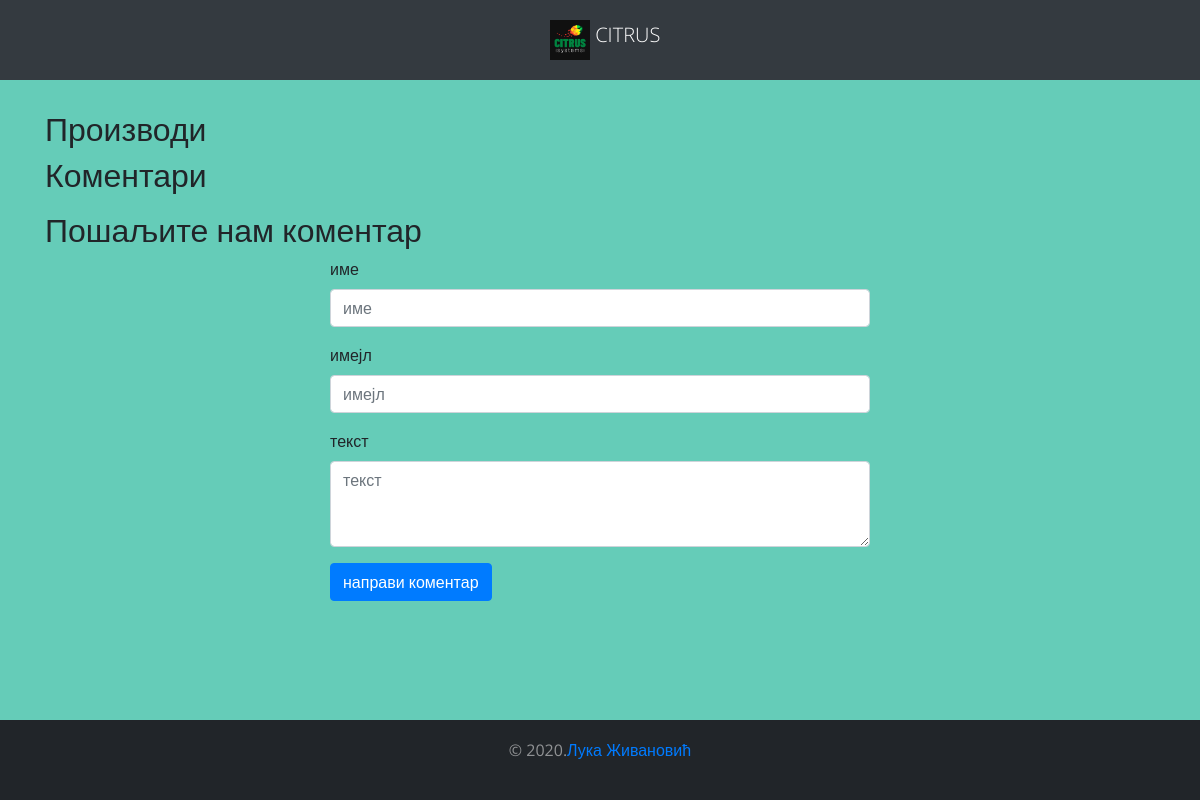
Before: / with the older database file.
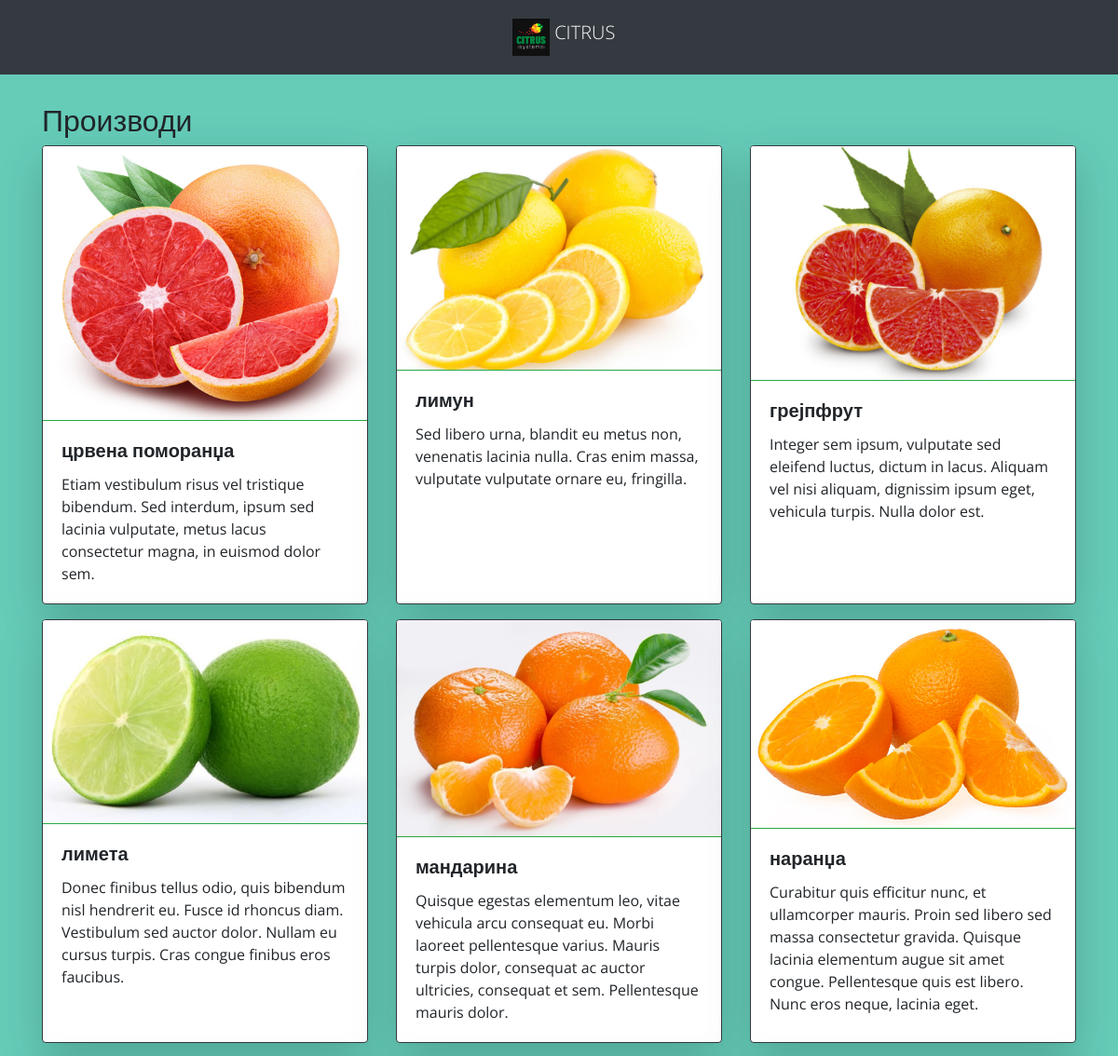
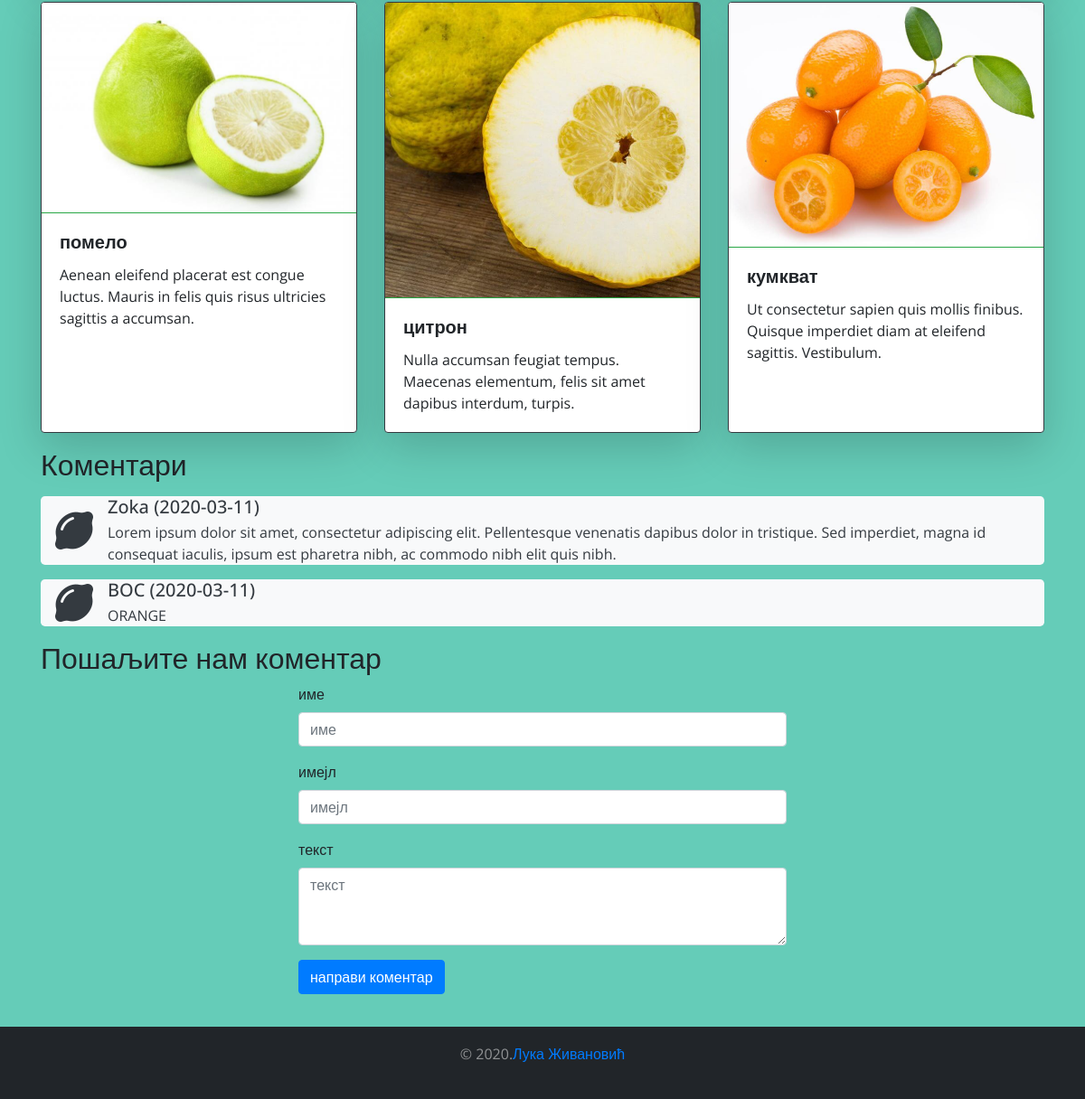
After: the same page with the newer database file (2 pictures, top to bottom).
### tables this page shows
CREATE TABLE `proizvod` (
  `ID` int(11) NOT NULL,
  `Naziv` varchar(100) NOT NULL,
  `Opis` text NOT NULL,
  `Slika` varchar(300) NOT NULL
);

CREATE TABLE `obkomentar` (
  `ID` int(11) NOT NULL,
  `Datum` date NOT NULL,
  `Ime` varchar(200) NOT NULL,
  `Email` varchar(200) NOT NULL,
  `Text` text NOT NULL
);

### index.php (the view, shortened to what this page needs)
<?php
include "header.php";
$mysqli = new mysqli("localhost", "root", "", "citrus");
mysqli_set_charset( $mysqli, 'utf8');
$query = "SELECT * FROM proizvod";
$result = $mysqli->query($query);
$queryKom = "SELECT * FROM obkomentar";
$resultKom = $mysqli->query($queryKom);
?>
    <div class="main">
        <div class="container">
            <div id="content">
                <h2>Производи</h2>
                <div class="row">
                    <?php while($row = mysqli_fetch_array($result)) {?>
                    <div class="col mb-3 col-md-4 col-sm-6 col-12">
                        <div class="card h-100 shadow-lg border border-dark">
                            <img src="admin/img/proizvodi/<?php echo $row['Slika']; ?>" class="card-img-top" alt="...">
                            <div class="card-body border-top border-success">
                                <h5 class="card-title font-weight-bold"><?php echo $row['Naziv']; ?></h5>
                                <p class="card-text"><?php echo $row['Opis']; ?></p>
                            </div>
                        </div>
                    </div>
                    <?php } ?>
                </div>
                <h2>Коментари</h2>
                <ul class="list-unstyled">
                    <?php while($rowKom = mysqli_fetch_array($resultKom)) {?>
                    <li class="media bg-light text-dark rounded-lg mb-3 mt-3">
                        <i class="fas fa-lemon fa-3x mr-3 ml-3 align-self-center"></i>
                        <div class="media-body mr-3">
                        <h5 class="mt-0 mb-1"><?php echo $rowKom['Ime']; ?> (<?php echo $rowKom['Datum']; ?>)</h5>
                        <?php echo $rowKom['Text']; ?>
                        </div>
                    </li>
                    <?php } ?>
                </ul>
                <h2>Пошаљите нам коментар</h2>
                <div class="row justify-content-center">
                    <div class="col-md-6">
                        <form class="" action="" method="post" enctype="multipart/form-data">
                            <div class="form-group">
                                <label for="name">име</label>
                                <input type="text" class="form-control" name="ime" placeholder="име" value="" required>
                            </div>
                            <div class="form-group">
                                <label for="name">имејл</label>
                                <input type="text" class="form-control" name="email" placeholder="имејл" value="" required>
                            </div>
                            <div class="form-group">
                                <label for="name">текст</label>
                                <textarea type="text" class="form-control" name="tekst" placeholder="текст" rows="3" required></textarea>
                            </div>
                                <div class="form-group">
                                <button type="submit" name="Submit" class="btn btn-primary waves">направи коментар</button>
                            </div>
                        </form>
                    </div>
                </div>
            </div>
        </div>
</div>
<?php
include "footer.php";
?>

### header.php (shortened to what this page needs)
<!doctype html>
<html lang="en">
  <head>
    <link rel="stylesheet" href="https://stackpath.bootstrapcdn.com/bootstrap/4.3.1/css/bootstrap.min.css">
    <link rel="stylesheet" href="css/style.css">
  </head>
  <body>
    <nav class="navbar navbar-expand-lg navbar-dark bg-dark">
        <a class="navbar-brand display-1" href="index.php">
            <img src="admin/img/logo.jpg" width="40" height="40" class="d-inline-block align-top" alt=""> CITRUS
        </a>
    </nav>

### footer.php (shortened to what this page needs)
<div id="footer">
  <div class="d-flex flex-row bd-highlight justify-content-center align-items-center">
  <div class="p-2 bd-highlight d-flex flex-wrap">&copy; 2020. <a href="https://www.linkedin.com/in/luka-zivanovic-218565b3/">Лука Живановић</a></div>
  </div>
</div>
  </body>
</html>

### css/style.css (style rules this page uses)
html { font-size: 16px; font-family: 'Open Sans', sans-serif; }
body { min-height: 100vh; margin: 0; position: relative; background-color: #65ccb8; font-family: 'Open Sans', sans-serif; }
.navbar { position: relative; padding: 40px 0px; }
.navbar-brand { position: absolute; left: 50%; margin-left: -50px !important; display: block; }
#content { padding-top: 30px; padding-bottom: 100px; }
#footer { position: absolute; bottom: 0; width: 100%; color: rgba(255,255,255,.5); background-color: #212529; padding: 10px 0px; height: 80px; }

Changed rows visible on the page:
added proizvod: Slika (picture), Naziv "црвена поморанџа", Opis "Etiam vestibulum risus vel tristique bibendum. Sed interdum, ipsum sed lacinia vulputate, metus lacus consectetur magna, in euismod dolor sem."
added proizvod: Slika (picture), Naziv "лимун", Opis "Sed libero urna, blandit eu metus non, venenatis lacinia nulla. Cras enim massa, vulputate vulputate ornare eu, fringilla."
added proizvod: Slika (picture), Naziv "грејпфрут", Opis "Integer sem ipsum, vulputate sed eleifend luctus, dictum in lacus. Aliquam vel nisi aliquam, dignissim ipsum eget, vehicula turpis. Nulla dolor est."
added proizvod: Slika (picture), Naziv "лимета", Opis "Donec finibus tellus odio, quis bibendum nisl hendrerit eu. Fusce id rhoncus diam. Vestibulum sed auctor dolor. Nullam eu cursus turpis. Cras congue finibus eros faucibus."
added proizvod: Slika (picture), Naziv "мандарина", Opis "Quisque egestas elementum leo, vitae vehicula arcu consequat eu. Morbi laoreet pellentesque varius. Mauris turpis dolor, consequat ac auctor ultricies, consequat et sem. Pellentesque mauris dolor."
added proizvod: Slika (picture), Naziv "наранџа", Opis "Curabitur quis efficitur nunc, et ullamcorper mauris. Proin sed libero sed massa consectetur gravida. Quisque lacinia elementum augue sit amet congue. Pellentesque quis est libero. Nunc eros neque, lacinia eget."
added proizvod: Slika (picture), Naziv "помело", Opis "Aenean eleifend placerat est congue luctus. Mauris in felis quis risus ultricies sagittis a accumsan."
added proizvod: Slika (picture), Naziv "цитрон", Opis "Nulla accumsan feugiat tempus. Maecenas elementum, felis sit amet dapibus interdum, turpis."
added proizvod: Slika (picture), Naziv "кумкват", Opis "Ut consectetur sapien quis mollis finibus. Quisque imperdiet diam at eleifend sagittis. Vestibulum."
added obkomentar: Ime "Zoka", Datum "2020-03-11", Text "Lorem ipsum dolor sit amet, consectetur adipiscing elit. Pellentesque venenatis dapibus dolor in tristique. Sed imperdiet, magna id consequat iaculis, ipsum est pharetra nibh, ac commodo nibh elit quis nibh."
added obkomentar: Ime "BOC", Datum "2020-03-11", Text "ORANGE"
